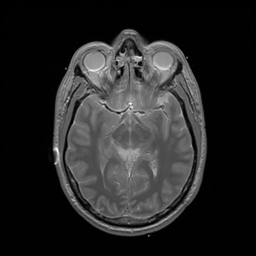
%> input picture CS473/online_demos/pd.jpg, 256 x 256 px
$ octave L06_Convolution.m   (GNU Octave 9; MATLAB toolbox functions it lacks are replaced by stand-ins)
%> lines starting %> are read from the running program, lines starting %| are printed output that depends on the picture
%% Lesson 06 - Convolution

% (C) 2013 Jeff Orchard
%     University of Waterloo

%% Create convolution kernel, g

% Let's create a circle centred in a 256x256 image.
[r,c] = ndgrid(-128:127, -128:127); % vert & horiz ramps
d = sqrt(r.^2 + c.^2); % distance from centre pixel
g = (d<15); % select pixels less than 15 pixels from centre
g = fftshift(g); % centre g at (1,1) (top-left)
g(1:22,1:5) = 1; % add a little tail so we can determine orientation

%--- TRY IT ---
% Choose a different shape for g
%g = zeros(256); % re-set it to zeros
%g(1:20,1:2) = 1; % a thin vertical rectangle
%---

% Get its DFT
G = fft2(g);

% View it
figure(1);
subplot(1,3,1);
imshow(g, []), title('Circle, g');

%% Now create f

% How about just 2 impulses.
f = zeros(256,256);
f(50,100) = 1;
f(48,120) = 2;

% Get its DFT
F = fft2(f);

%--- TRY IT ---
% Add a third impulse to f.
%---

subplot(1,3,2);
imshow(f,[]), title('Impulses, f');


%% And convolve
f_conv_g = ifft2( F .* G ); % element-wise mult. of Fourier coefs
figure(1);
subplot(1,3,3);
imshow(abs(f_conv_g), []), title('(f*g)');
%> after `title('(f*g)')`:
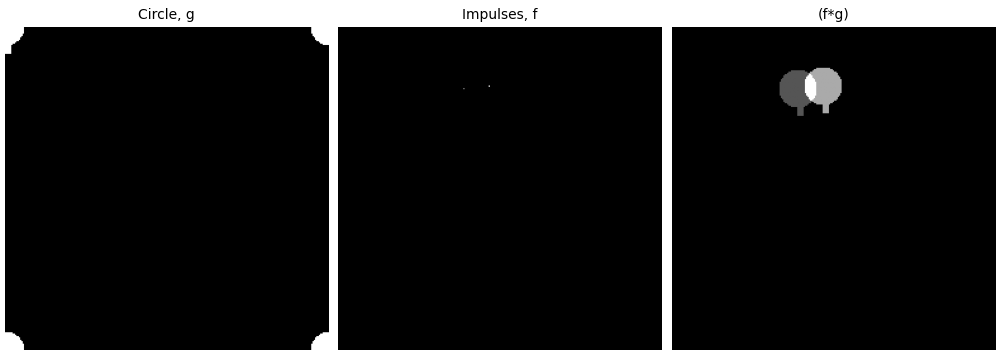
%> figure redrawn from the program's plot data, 3 panels


%% Try convolving circle with an image

% An image of random noise (the same size as the circle image)
%f = rand(size(circle));

% Or uncomment the next 2 lines to try it on an image
f2 = imread('pd.jpg');
%> f2 is the input picture: size 256x256x3 uint8; min 0, max 255, mean 38
f2 = double(f2(:,:,1));
%> f2: size 256x256 double

F2 = fft2(f2);

% Element-wise mult. in frequency domain...
f2_conv_g = ifft2( F2 .* G);
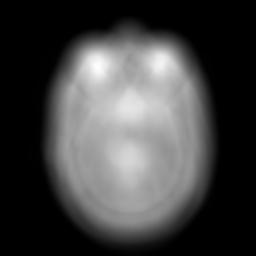
%> f2_conv_g: size 256x256 double; min 216, max 105742, mean 27831.3; drawn with min black and max white

figure(2);
subplot(1,2,1);
imshow(f2,[]); title('PD image, f2');
subplot(1,2,2);
imshow(f2_conv_g,[]); title('(f2*g)');

$ run again, with CS473/online_demos/ct.jpg copied over CS473/online_demos/pd.jpg
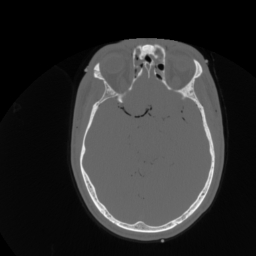
%> input picture CS473/online_demos/ct.jpg, 256 x 256 px
%> f2 is the input picture: size 256x256x3 uint8; min 0, max 247, mean 45.9
%> f2: size 256x256 double
%> `f2_conv_g = ifft2( F2 .* G);`:
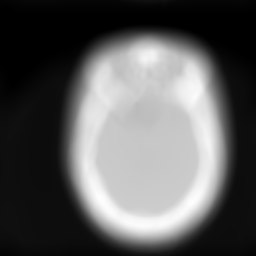
%> f2_conv_g: size 256x256 double; min -2.91e-11, max 94187, mean 33617.6; drawn with min black and max white
